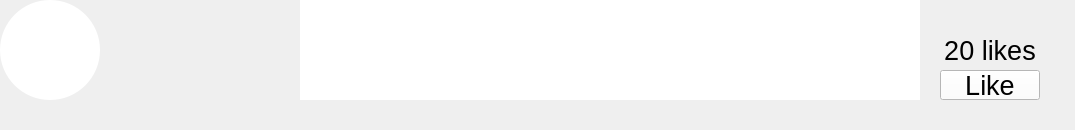
        <widget class="QWidget" name="Comment2">

            <property name="geometry">
                <rect>
                <x>100</x>
                <y>330</y>
                <width>1075</width>
                <height>130</height>
                </rect>
            </property>

            <widget class="QPushButton" name="Avatar2">

                <property name="geometry">
                    <rect>
                    <x>0</x>
                    <y>0</y>
                    <width>100</width>
                    <height>100</height>
                    </rect>
                </property>
    
                <property name="font">
                    <font>
                    <family>Arial</family>
                    <pointsize>12</pointsize>
                    <weight>75</weight>
                    <bold>true</bold>
                    </font>
                </property>
    
                <property name="cursor">
                    <cursorShape>ArrowCursor</cursorShape>
                </property>
    
                <property name="styleSheet">
                    <string notr="true">
                        QPushButton{
                            background: rgb(255, 255, 255);
                            background-image : url(resources/avatar_m_1.png);
                            background-repeat: no-repeat;
                            background-position: center;
                            border-radius: 50px;
                        }
                        QPushButton:hover{
                            background: rgb(255, 255, 255);
                            background-image : url(resources/avatar_m_1.png);
                            background-repeat: no-repeat;
                            background-position: center;
                            border-radius: 50px;
                        }
                        QPushButton:pressed{
                            background: rgb(255, 255, 255);
                            background-image : url(resources/avatar_m_1.png);
                            background-repeat: no-repeat;
                            background-position: center;
                            border-radius: 50px;
                        }            
                    </string>
                </property>
    
                <property name="text">
                    <string/>
                </property>
    
            </widget>
    
            <widget class="QLabel" name="Avatar2Name">

                <property name="geometry">
                    <rect>
                    <x>120</x>
                    <y>15</y>
                    <width>150</width>
                    <height>30</height>
                    </rect>
                </property>

                <property name="font">
                    <font>
                    <family>Arial</family>
                    <pointsize>20</pointsize>
                    <weight>40</weight>
                    <bold>false</bold>
                    </font>
                </property>

                <property name="styleSheet">
                    <string notr="true">
                        QLabel{
                            color: rgb(0, 0, 0);
                        }
                    </string>
                </property>

                <property name="alignment">
                    <set>Qt::AlignLeading|Qt::AlignLeft|Qt::AlignVCenter</set>
                </property>

            </widget>
    
            <widget class="QLabel" name="PostDate2">

                <property name="geometry">
                    <rect>
                    <x>120</x>
                    <y>45</y>
                    <width>150</width>
                    <height>30</height>
                    </rect>
                </property>
                
                <property name="font">
                    <font>
                    <family>Arial</family>
                    <pointsize>20</pointsize>
                    <weight>40</weight>
                    <bold>false</bold>
                    </font>
                </property>

                <property name="styleSheet">
                    <string notr="true">
                        QLabel{
                            color: rgb(0, 0, 0);
                        }
                    </string>
                </property>

                <property name="alignment">
                    <set>Qt::AlignLeading|Qt::AlignLeft|Qt::AlignVCenter</set>
                </property>

            </widget>
    
            <widget class="QLabel" name="Avatar2Comment">

                <property name="geometry">
                    <rect>
                    <x>300</x>
                    <y>0</y>
                    <width>620</width>
                    <height>100</height>
                    </rect>
                </property>

                <property name="font">
                    <font>
                    <family>Times New Roman</family>
                    <weight>50</weight>
                    <pointsize>20</pointsize>
                    </font>
                </property>

                <property name="styleSheet">
                    <string notr="true">
                        QLabel{
                            background-color: white; 
                            color: rgb(0, 0, 0);
                            padding: 10px; 
                            font-style: oblique;
                        }
                    </string>
                </property>

                <property name="alignment">
                    <set>Qt::AlignLeft|Qt::AlignLeading</set>
                </property>


            </widget>
    
            <widget class="QLabel" name="Comment2LikeLabel">

                <property name="geometry">
                    <rect>
                    <x>940</x>
                    <y>35</y>
                    <width>100</width>
                    <height>30</height>
                    </rect>
                </property>

                <property name="font">
                    <font>
                    <family>Arial</family>
                    <pointsize>20</pointsize>
                    <weight>40</weight>
                    <bold>false</bold>
                    </font>
                </property>

                <property name="styleSheet">
                    <string notr="true">
                        QLabel{
                            color: rgb(0, 0, 0);
                        }
                    </string>
                </property>

                <property name="text">
                    <string>20 likes</string>
                </property>

                <property name="alignment">
                    <set>Qt::AlignCenter|Qt::AlignHCenter|Qt::AlignLeading|Qt::AlignVCenter</set>
                </property>

            </widget>
    
            <widget class="QPushButton" name="Comment2LikeButton">

                <property name="geometry">
                    <rect>
                    <x>940</x>
                    <y>70</y>
                    <width>100</width>
                    <height>30</height>
                    </rect>
                </property>

                <property name="font">
                    <font>
                    <family>Arial</family>
                    <pointsize>20</pointsize>
                    </font>
                </property>

                <property name="cursor">
                    <cursorShape>ArrowCursor</cursorShape>
                </property>

                <property name="styleSheet">
                    <string notr="true">
                        QPushButton{
                            background: rgb(255, 255, 255);
                            background-repeat: no-repeat;
                            background-position: center;
                        }
                        QPushButton:hover{
                            background: rgb(224, 224, 224);
                            
                            background-repeat: no-repeat;
                            background-position: center;
                        }
                        QPushButton:pressed{
                            background: rgb(192, 192, 192);
                            
                            background-repeat: no-repeat;
                            background-position: center;
                        }
                    </string>
                </property>

                <property name="text">
                    <string>Like</string>
                </property>

            </widget>  

            <widget class="QLabel" name="Comment2Course">

                <property name="geometry">
                    <rect>
                    <x>785</x>
                    <y>75</y>
                    <width>175</width>
                    <height>30</height>
                    </rect>
                </property>

                <property name="font">
                    <font>
                    <family>Arial</family>
                    <pointsize>12</pointsize>
                    <weight>30</weight>
                    <bold>false</bold>
                    </font>
                </property>

                <property name="styleSheet">
                    <string notr="true">
                        QLabel{
                            color: rgb(128, 128, 128);
                        }
                    </string>
                </property>

                <property name="alignment">
                    <set>Qt::AlignCenter|Qt::AlignHCenter|Qt::AlignLeading|Qt::AlignVCenter</set>
                </property>

            </widget>            

        </widget>
